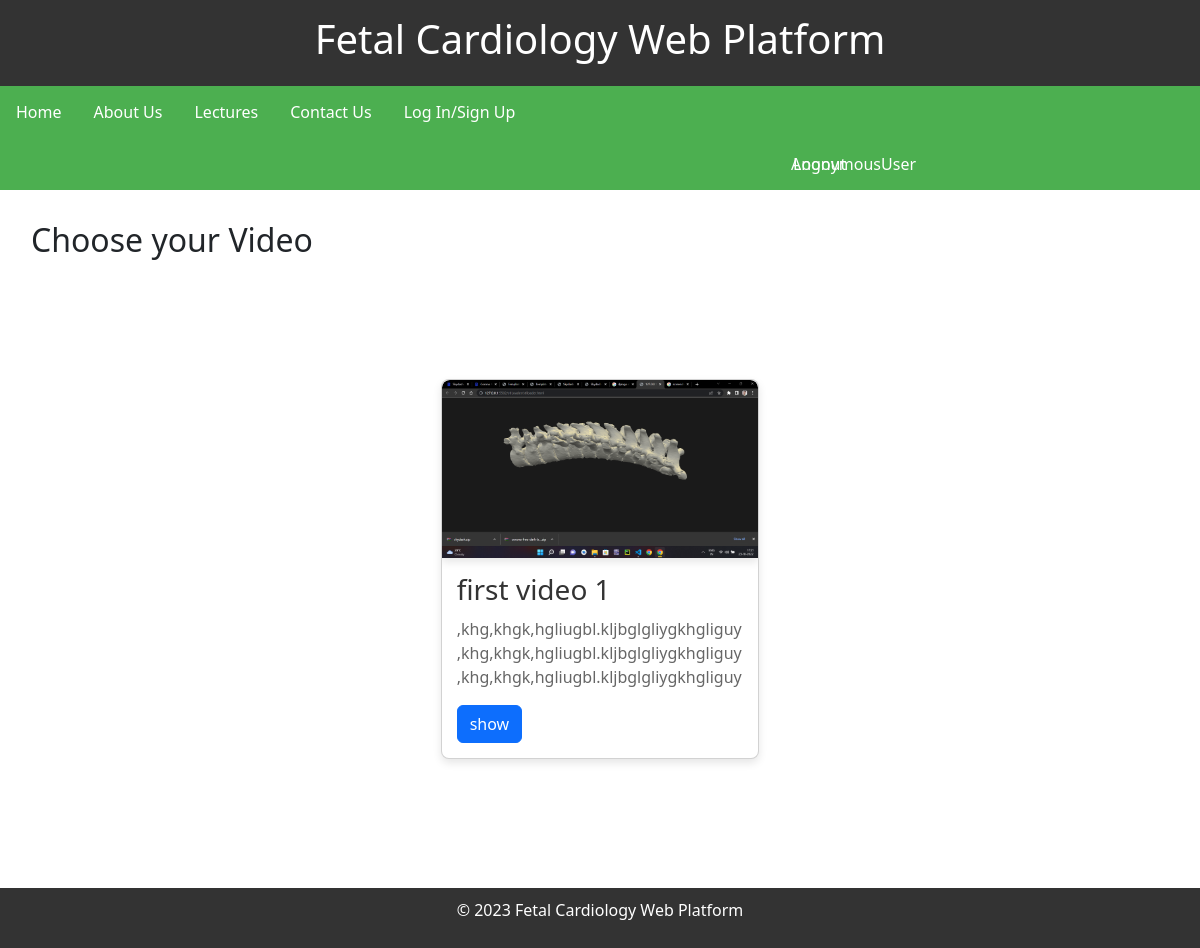
Page /get_video/1 on the committed database.
### app/models.py (models this page shows)
class Video(models.Model):
    Video_name = models.CharField(max_length=100)
    Video_discription = models.TextField(max_length=500)
    video_image = models.ImageField(upload_to='./static/images')
    Choose_catogory = models.ForeignKey(Lecture_category,
                                       on_delete=models.CASCADE)
    Choose_video= models.FileField(upload_to='./static/vedio')

### app/views.py (the view)
# urls.py: path('get_video/<int:id>',views.get_video,name='get_video'),
def get_video(request,id):
     data = Lecture_category.objects.get(id=id)
     Video_data = Video.objects.filter(Choose_catogory=data)
     return render(request,'all_video_page.html',{"v_data":Video_data})

### app/templates/all_video_page.html (shortened to what this page needs)
{% extends 'index.html'%}
{% block content %}
{% load static %}
<h2 style="margin: 31px;">Choose your Video</h2>
<section id="cards">
{% for data in v_data %}
    <div class="card">
        <img src="/{{data.video_image}}" alt="Card 1 Image">
        <div class="card-text">
            <h3>{{data.Video_name}}</h3>
            <p>{{data.Video_discription}}</p>
            <a href="/play_video/{{data.id}}"><button class="btn btn-primary">show</button></a>
        </div>
    </div>
{%endfor%}
</section>
{% endblock content %}

### app/templates/index.html (style rules this page uses)
body { margin: 0; font-family: 'Segoe UI', Tahoma, Geneva, Verdana, sans-serif; background-color: #f0f0f0; color: #333; }
section { padding: 20px; display: flex; align-items: center; justify-content: space-between; }
img { width: 40%; height: auto; border-radius: 8px; box-shadow: 0 4px 8px rgba(0, 0, 0, 0.1); }

### app/templates/all_video_page.html (style rules this page uses)
#cards { display: flex; flex-wrap: wrap; justify-content: space-around; padding: 69px; }
.card { width: 30%; margin: 20px; background-color: white; border-radius: 8px; box-shadow: 0 4px 8px rgba(0, 0, 0, 0.1); overflow: hidden; }
.card img { width: 100%; height: auto; border-radius: 8px 8px 0 0; }
.card-text { padding: 15px; }
.card-text h3 { margin-bottom: 10px; color: #333; }
.card-text p { color: #666; }

### rows in the picture
Video: video_image (picture), Video_name "first video 1", Video_discription ",khg,khgk,hgliugbl.kljbglgliygkhgliguy,khg,khgk,hgliugbl.kljbglgliygkhgliguy,khg,khgk,hgliugbl.kljbglgliygkhgliguy"

### other values in the picture
{{ user }} "AnonymousUser"
